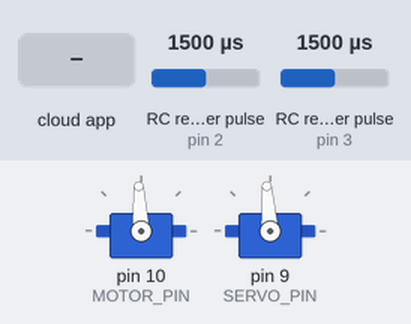
Bench run of a sketch on a simulated Arduino Uno, built with avr-gcc and run on an emulated ATmega328P. Shown: 2 × servo. Wiring (inferred from the names in the program): 2 × RC receiver channel: data pin 2 / data pin 3. Inputs (shaded band) come from the test bench; at power-on: RC receiver pulse (sensors on pin 2, pin 3) 1500 µs. The ROS host is connected and sends only what is stated.

Above: at 2.2 s.
2.3 s: RC receiver pulse (sensor on pin 2) set to 1020 µs
At 2.93 s:
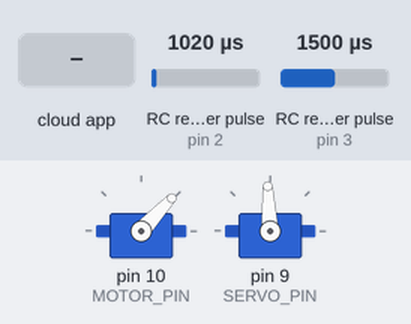
5.3 s: RC receiver pulse (sensor on pin 3) set to 1250 µs
At 5.53 s:
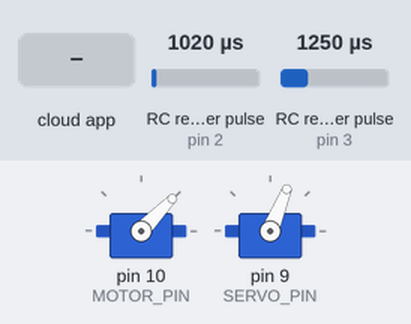
8.3 s: RC receiver pulse (sensor on pin 2) set to 1250 µs
At 8.61 s:
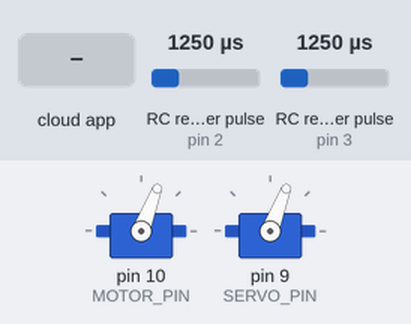
11.3 s: RC receiver pulse (sensor on pin 3) set to 1020 µs
14.3 s: the phone or cloud app sets st_msg to -100
At 14.53 s:
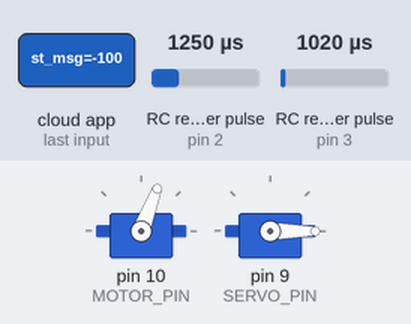
17.3 s: RC receiver pulse (sensor on pin 2) set to 1980 µs
Timing chart, 0 to 21.3 s (numbered marks = the images above; inputs shaded):
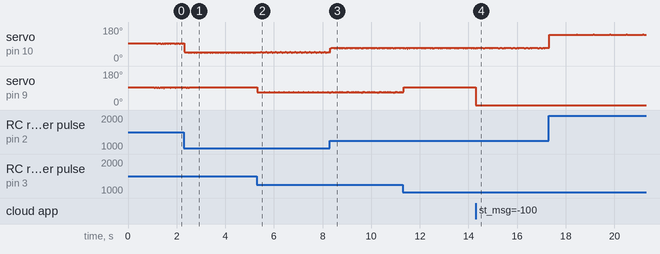

The sketch:

ourcode_20181102.ino
```cpp
// include libraries

#include <ros.h>
#include <std_msgs/Float64.h>
#include <Servo.h>
//#include <EnableInterrupt.h>
ros::NodeHandle nh;
std_msgs::Float64 str_msg;
float engine=1501.0;
float steer=1501.0;
int motor_flag=1;
void messageEn(const std_msgs::Float64& en_msg){
  engine=en_msg.data;
}
void messageSt(const std_msgs::Float64& st_msg){
  steer=st_msg.data;
}
ros::Subscriber<std_msgs::Float64> eng("en_msg", &messageEn );
ros::Subscriber<std_msgs::Float64> ste("st_msg", &messageSt );
ros::Publisher chatter("chatter", &str_msg);
/**************************************************************************
 * CAR CLASS DEFINITION (would like to refactor into car.cpp and car.h but can't figure out arduino build process so far)
 **************************************************************************/
class Car {
public:
  void initRCInput();
  void initActuators();
  void armActuators();
  void outputRCsignal();//shuchudianping
  // Used for copying variables shared with interrupts to avoid read/write
  // conflicts later
  void readAndCopyInputs();
  // Getters
  uint16_t getRCThrottle();
  uint16_t getRCSteering();

  // Interrupt service routines

  void calcThrottle();
  void calcSteering();
  void killMotor();
private:
  // Pin assignments
  const int THROTTLE_PIN= 2; //input
  const int STEERING_PIN =3;//input
  const int MOTOR_PIN = 10;
  const int SERVO_PIN = 9;

  // Car properties
  // unclear what this is for
  const int noAction = 0;

  // Motor limits
  // TODO  fix limits?
  const int MOTOR_MAX = 2000;
  const int MOTOR_MIN = 800;
  const int MOTOR_NEUTRAL = 1500;
  const int THETA_CENTER = 1500;
  const int THETA_MAX = 1900;
  const int THETA_MIN = 1100;

  // Interfaces to motor and steering actuators
  Servo motor;
  Servo steering;

  // Utility variables to handle RC and encoder inputs
  volatile uint8_t updateFlagsShared;
  uint8_t updateFlags;
  const int THROTTLE_FLAG = 1;
  const int STEERING_FLAG = 2;

  // RC joystick
  uint32_t throttleStart;
  uint32_t steeringStart;
  volatile uint16_t throttleInShared;
  volatile uint16_t steeringInShared;
  uint16_t throttleIn = 1500;
  uint16_t steeringIn = 1501;

  // motor / servo neutral state (milliseconds)
  float throttle_neutral_ms = 1500.0;
  float servo_neutral_ms = 1500.0;

  // Utility functions

};

// Boolean keeping track of whether the Arduino has received a signal from the ECU recently

float pi                = 3.141593;
float R                 = 0.051;        // radius of the wheel
float handmotor;
float handsteer;
// Initialize an instance of the Car class as car
Car car;

// Callback Functions
// These are really sad solutions to the fact that using class member functions
// as callbacks is complicated in C++ and I haven't figured it out. If you can
// figure it out, please atone for my sins.

void calcSteeringCallback() {
  car.calcSteering();
}
void calcThrottleCallback() {
  car.calcThrottle();
}

// Variables for time step
volatile unsigned long dt;
volatile unsigned long t0;

// Global message variables
// Encoder, RC Inputs, Electronic Control Unit, Ultrasound

/**************************************************************************
 * ARDUINO INITIALIZATION
 **************************************************************************/
void setup()
{
  // Set up encoders, rc input, and actuators
  car.initRCInput();//
  car.initActuators();//motor steering attach

  nh.initNode();
  nh.advertise(chatter);
  nh.subscribe(ste);
  nh.subscribe(eng);
  car.armActuators();//chushihua zhengchangweizhi

  t0 = millis();
}


/**************************************************************************
 * ARDUINO MAIN lOOP
 **************************************************************************/
void loop()
{
  car.readAndCopyInputs();
  car.outputRCsignal();
  // rc_inputs.motor = car.getRCThrottle();
  // rc_inputs.servo = car.getRCSteering();
  handmotor=(float)car.getRCThrottle();
  handsteer=(float)car.getRCSteering();
  str_msg.data = engine;
  chatter.publish( &str_msg );
//  str_msg.data = handmotor;
//  chatter.publish( &str_msg );
//
//  str_msg.data = handsteer;
//  chatter.publish( &str_msg );
  //t0 = millis();
  nh.spinOnce();
}

/**************************************************************************
 * CAR CLASS IMPLEMENTATION
 **************************************************************************/
void Car::initRCInput() {
  pinMode(THROTTLE_PIN, INPUT_PULLUP);
  pinMode(STEERING_PIN, INPUT_PULLUP);
  attachInterrupt(0, calcThrottleCallback, CHANGE);
  attachInterrupt(1, calcSteeringCallback, CHANGE);
}
void Car::initActuators() {
  motor.attach(MOTOR_PIN);
  steering.attach(SERVO_PIN);
}

void Car::armActuators() {
  motor.writeMicroseconds( (uint16_t) throttle_neutral_ms );
  steering.writeMicroseconds( (uint16_t) servo_neutral_ms );
  delay(1000);
}
void Car::outputRCsignal() {
  if ((car.getRCThrottle()>=1500) && (car.getRCThrottle()<1520) && (motor_flag=0)){
    if ((engine<1500) || (engine>1520)){
      motor.writeMicroseconds( (uint16_t)engine);
    }
    else {
      motor.writeMicroseconds(car.getRCThrottle());
    }
  }
  else  //man control
  {
    motor.writeMicroseconds( (uint16_t)car.getRCThrottle());
    motor_flag=1;
  }

  if ((car.getRCSteering()>=1500) && (car.getRCSteering()<1520)){
    if ((steer<1500) || (steer>1520)){
      steering.writeMicroseconds( (uint16_t)steer);
    }
    else {
      steering.writeMicroseconds( (uint16_t)car.getRCSteering());
    }
  }
  else  //man control
  {
    if (car.getRCSteering()<1100){
      motor_flag=0;
      steering.writeMicroseconds( (uint16_t)steer);      //   mechine control
    }
    else{
      steering.writeMicroseconds( (uint16_t)car.getRCSteering());
      steer=1501.0;
    }
  }
}

void Car::calcThrottle() {
  if(digitalRead(THROTTLE_PIN) == HIGH) {
    // rising edge of the signal pulse, start timing
    throttleStart = micros();
  }
  else {
    // falling edge, calculate duration of throttle pulse
    throttleInShared = (uint16_t)(micros() - throttleStart);
    // set the throttle flag to indicate that a new signal has been received
    updateFlagsShared |= THROTTLE_FLAG;
  }
}

void Car::calcSteering() {
  if(digitalRead(STEERING_PIN) == HIGH) {
    steeringStart = micros();
  }
  else {
    steeringInShared = (uint16_t)(micros() - steeringStart);
    updateFlagsShared |= STEERING_FLAG;
  }
}

void Car::killMotor(){
  motor.writeMicroseconds( (uint16_t) throttle_neutral_ms );
  steering.writeMicroseconds( (uint16_t) servo_neutral_ms );
}

void Car::readAndCopyInputs() {
  // check shared update flags to see if any channels have a new signal
  if (updateFlagsShared) {
    // Turn off interrupts, make local copies of variables set by interrupts,
    // then turn interrupts back on. Without doing this, an interrupt could
    // update a shared multibyte variable while the loop is in the middle of
    // reading it
    noInterrupts();
    // make local copies
    updateFlags = updateFlagsShared;
    if(updateFlags & THROTTLE_FLAG) {
      throttleIn = throttleInShared;
    }
    if(updateFlags & STEERING_FLAG) {
      steeringIn = steeringInShared;
    }
    // clear shared update flags and turn interrupts back on
    updateFlagsShared = 0;
    interrupts();
  }
}

uint16_t Car::getRCThrottle() {
  return throttleIn;
}
uint16_t Car::getRCSteering() {
  return steeringIn;
}
```

Measured:
- after the input at 2.3 s, servo on pin 9 (SERVO_PIN): goes on until 2.5 s, then stays 93°
- after the input at 5.3 s, servo on pin 9 (SERVO_PIN): 93° → 68° at once, then repeats every 0.20 s: 71° 0.02 s, 68° 0.18 s
- after the input at 14.3 s, servo on pin 9 (SERVO_PIN): 93° → 0° at once
